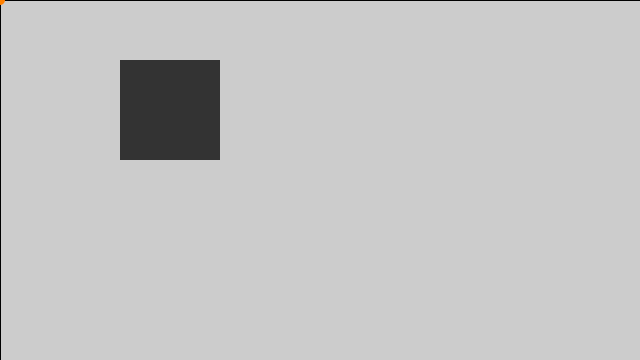
Frame 1 (no input)
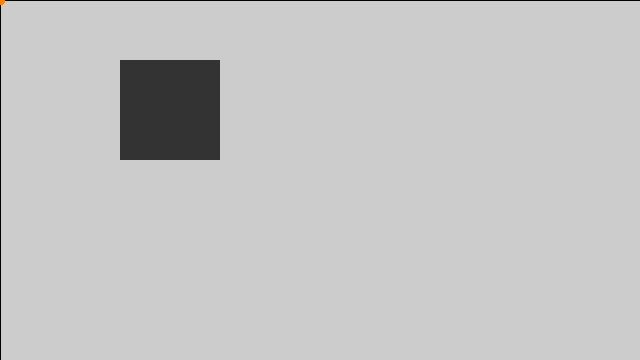
Frame 60 (the mouse pressed at the canvas centre just before this capture)
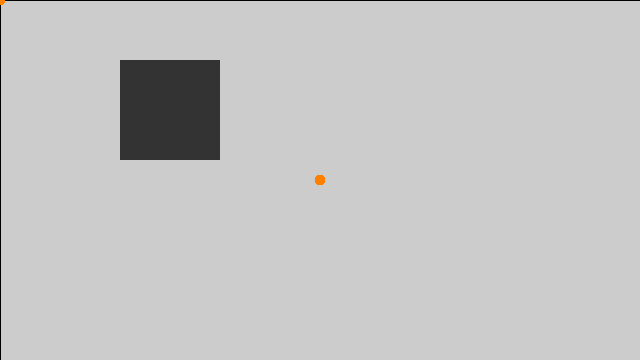
Frame 120 (the mouse held since frame 60 and released just before this capture)

The Processing sketch that drew these frames (run headless with seeded random() and noise(); from frame 60 on, the mouse is pressed at the canvas centre):

// Processing sketch: processing_116909
// ── processing_116909.pde

PGraphics pg;

void setup() {
  size(640, 360);
  pg = createGraphics(100, 100);
}

void draw() {
  fill(0, 0.01);
  rect(0, 0, width, height);
  fill(255, 127.5, 0);
  noStroke();
  ellipse(mouseX, mouseY, 10, 10);
  
  pg.beginDraw();
  pg.background(51);
  pg.noFill();
  pg.stroke(0.1);
  pg.ellipse(mouseX-120, mouseY-60, 60, 60);
  pg.endDraw();
  
  // Draw the offscreen buffer to the screen with image() 
  image(pg, 120, 60); 
}
